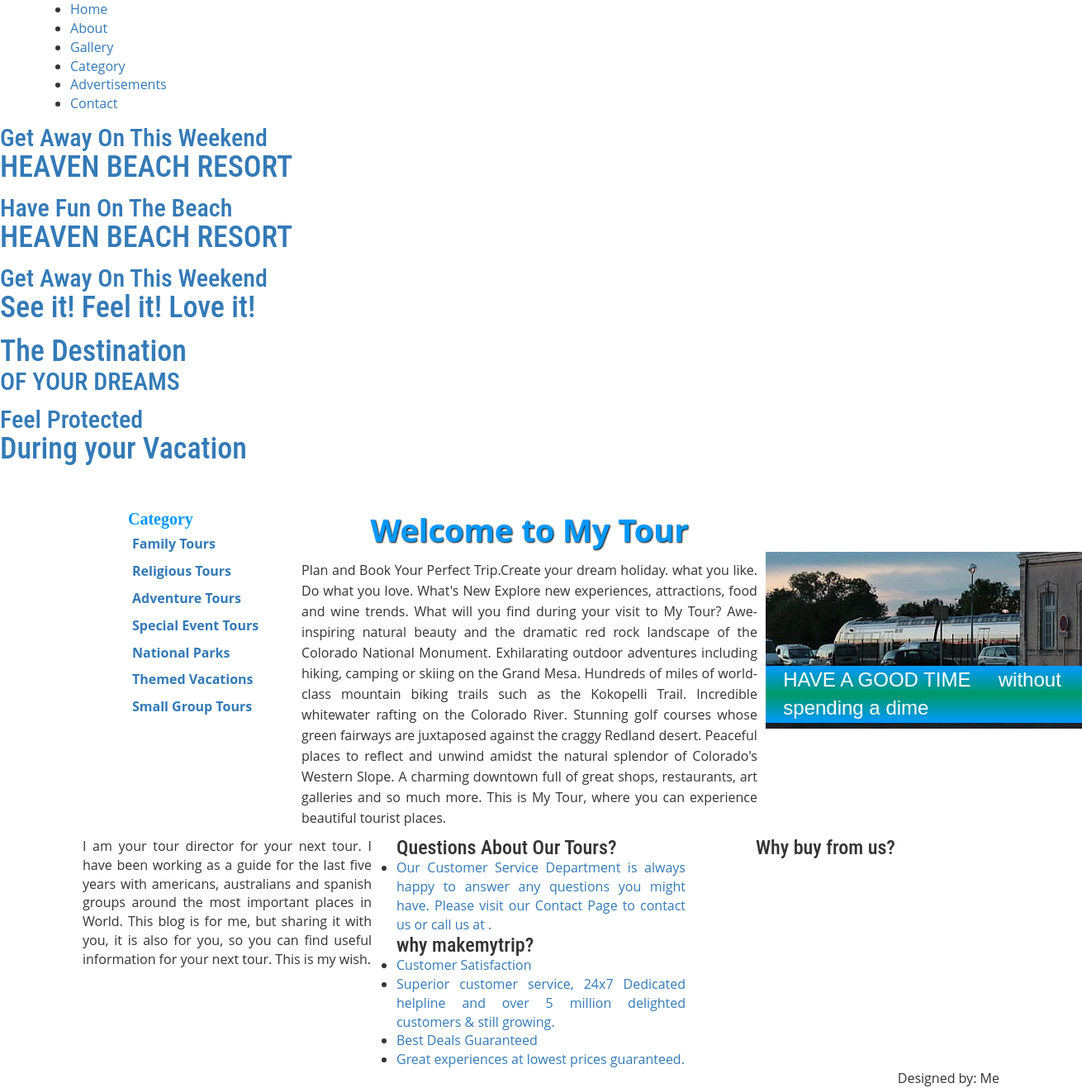
The app's page /category.php with its own data.
### tables this page shows
CREATE TABLE IF NOT EXISTS `category` (
  `Cat_id` int(100) NOT NULL AUTO_INCREMENT,
  `Cat_name` varchar(2000) NOT NULL,
  PRIMARY KEY (`Cat_id`)
);

### category.php (the view, shortened to what this page needs)
<!DOCTYPE html PUBLIC "-//W3C//DTD XHTML 1.0 Transitional//EN" "http://www.w3.org/TR/xhtml1/DTD/xhtml1-transitional.dtd">
<html xmlns="http://www.w3.org/1999/xhtml">
<head>
<link href="stylecss.css" rel='stylesheet' type='text/css'/>
<link href="css/bootstrap.css" rel='stylesheet' type='text/css'/>
<link href="css/style.css" rel="stylesheet" type="text/css" media="all"/>
<link href="css/animate.css" rel="stylesheet" type="text/css" media="all">
</head>
<body>
<?php include('function.php'); ?>
<?php include('top.php'); ?>
<?php include('slider.php'); ?>
<div style="height:50px"></div>
<div style="width:1000px; margin:auto" >
<div style="width:200px; float:left">
<table cellpadding="0" cellspacing="0" width="1000px">
<tr><td style="font-family:Lucida Calligraphy; font-size:20px; color:#09F"><b>Category</b></td></tr>
<?php
$s="select * from category";
$result=mysqli_query($cn,$s);
while($data=mysqli_fetch_array($result))
{
		echo "<tr><td style=' padding:5px;'><b><a href='subcat.php?catid=$data[0]'>$data[1]</a></b></td></tr>";
}
?>
</table>
</div>
<div style="width:800px; float:left">
<table cellpadding="0px" cellspacing="0" width="1000px">
<tr><td class="headingText">Welcome to My Tour</td></tr>
<tr><td class="paraText" width="900px">Plan and Book Your Perfect Trip.Create your dream holiday.
what you like. Do what you love.
What's New Explore new experiences, attractions, food and wine trends.
What will you find during your visit to My Tour? Awe-inspiring natural beauty and the dramatic
red rock landscape of the Colorado National Monument. Exhilarating outdoor adventures including
hiking, camping or skiing on the Grand Mesa. Hundreds of miles of world-class mountain biking trails
such as the Kokopelli Trail. Incredible whitewater rafting on the Colorado River. Stunning golf courses
whose green fairways are juxtaposed against the craggy Redland desert. Peaceful places to reflect and
unwind amidst the natural splendor of Colorado's Western Slope. A charming downtown full of great
shops, restaurants, art galleries and so much more. This is My Tour, where you can experience
beautiful tourist places.</td><td style="background-image:url(images/13.jpg); background-repeat:no-repeat; color:#FFF; font-family:Lucida Sans Unicode, Lucida Grande, sans-serif; font-size:24px; " width="700px" height="250px" ><div style="background:linear-gradient(#09F,#096,#09F); vertical-align:text-top; padding-left:5%;  width:100%;">HAVE A GOOD TIME &nbsp;&nbsp;&nbsp; without spending a dime</div	></td></tr></table>
</div>
</div>
<?php include('bottom.php'); ?>
</body>
</html>

### stylecss.css (style rules this page uses)
.headingText { font-size:38px; color:#09F; margin:5px; font-weight:bold; text-shadow:1px 1px 2px black;; text-align:center; }
.paraText { line-height:25px; padding:10px; text-align:justify; }

### css/style.css (style rules this page uses)
html, body { font-size: 100%; background: #fff; font-family: 'Open Sans', sans-serif; }
body a,.grid_1,plan_1,plan_1.one,plan_1.two,i.icon1, i.icon2, i.icon3, i.icon4, i.icon5, i.icon6 { transition:0.5s all; -webkit-transition:0.5s all; -moz-transition:0.5s all; -o-transition:0.5s all; -ms-transition:0.5s all; }

### records on screen
category: Cat_name "Family Tours"
category: Cat_name "Religious Tours"
category: Cat_name "Adventure Tours"
category: Cat_name "Special Event Tours"
category: Cat_name "National Parks"
category: Cat_name "Themed Vacations"
category: Cat_name "Small Group Tours"
